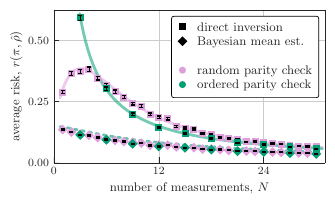

Source code (Python):
import numpy as np
import matplotlib as mpl
from mpmath import *
import matplotlib.pyplot as plt
import rsmf

# Plotting parameters
formatter = rsmf.setup(r"\documentclass[twocolumn, amssymb, nobibnotes, aps, pra, superscriptaddress, 10pt]{revtex4-2}")
mpl.rcParams["legend.edgecolor"]    = "black"
mpl.rcParams["legend.fancybox"]     = True
mpl.rcParams["legend.borderpad"]    = 0.5
mpl.rcParams["legend.handlelength"] = .75
mpl.rcParams["lines.linewidth"]     = 2
mpl.rcParams["lines.markersize"]    = 4
mpl.rcParams["text.usetex"]         = False
est = ['Bayesian mean estimation','direct inversion']
markers = ['D', 's']
c_est = ['#009E73', 'plum']

# Create figure
fig = formatter.figure(aspect_ratio=1/1.618, wide=False)
axs = fig.add_subplot(1, 1, 1)

# Import Data: select bayesian and direct inversion + Hilbert-Schmidt norm + Parity check meas.
data_name = "data_figure_2-3.npy"
n_sample = 1000 # dataset contains 4000 samples
HS = np.load(data_name)[[1, 5], 0, 0, :, :, :] #[estimator][nmeas][sample]
HS = HS[:, [1, 2]] #[estimator][nmeas][sample]
HS = HS[:, :, :, :n_sample] #[estimator][nmeas][sample]
n_meas = [np.arange(3, 31, 3, dtype= int), np.arange(1, 31, 1, dtype= int)]

# Plotting
for i in [0, 1]:
    for j in [0, 1]:
        temp = HS[j][i][:len(n_meas[i])]
        HS_std = np.std(1 - temp, axis=1) / np.sqrt(n_sample)
        axs.errorbar(n_meas[i], np.average(temp, axis=1), yerr= HS_std, c= c_est[i], lw=0, ls= "", marker= markers[j], alpha=1, zorder= 9-3*i)
        axs.errorbar(n_meas[i], np.average(temp, axis=1), yerr= HS_std, c= 'black', lw= 0.5, ls= "",  ms= 0, alpha=1, capsize= 1.5, zorder= 10-3*i)

axs.errorbar(10, 10, yerr= 0.02, c= 'black', lw=0, ls= "", marker= 's', alpha=1, label= "direct inversion")
axs.errorbar(10, 10, yerr= 0.02, c= 'black', lw=0, ls= "", marker= 'D', alpha=1, label= "Bayesian mean est.")
axs.errorbar(10, 10, yerr= 0.02, c= 'white', lw=0, ls= "", marker= 'D', alpha=1, label= " ")
axs.errorbar(10, 10, yerr= 0.02, c= c_est[1], lw=0, ls= "", marker= 'o', alpha=1, label= "random parity check")
axs.errorbar(10, 10, yerr= 0.02, c= c_est[0], lw=0, ls= "", marker= 'o', alpha=1, label= "ordered parity check")

# Analytical Solutions
th_sq = 2 / 5
def fun(N):
    return (2/3)**N * ((1 - th_sq)*(1/2 * N * hyp3f2(1, 1, 1 - N, 2, 2, -1/2) - 1) + 3/4)
x = np.linspace(0.7, 30.7, 1000)
y= [fun(N) for N in x]
axs.plot(x, y, c=c_est[1],  ls= '-', alpha= 0.6, zorder= 1)
axs.plot(x, y, c= 'white',  ls= '-', alpha= 0.1, zorder= 2)
x = np.linspace(2.95, 30.7, 1000)
axs.plot(x, 9/(5*x), c= c_est[0], ls= '-', alpha =0.6, zorder= 1)
axs.plot(x, 9/(5*x), c= 'white', ls= '-', alpha =0.1, zorder= 2)
x = np.linspace(0.7, 30.7, 1000)
axs.plot(x, (x+3)/(5*(x/3+2)**2), c= c_est[0], ls= ':', dash_capstyle= 'round', alpha =0.6, zorder= 1)
axs.plot(x, (x+3)/(5*(x/3+2)*2), c= 'white', ls= ':', dash_capstyle= 'round', alpha =0.1, zorder= 2)

# Axis
axs.set_xlim(0, 31)
axs.set_ylim(0, 0.625)
axs.set_xticks(np.arange(0, 31, 12, dtype= int))
axs.set_yticks([0, 0.25, 0.5])
legend = axs.legend(loc='upper right', labelspacing = 0.26)
legend.get_frame().set_linewidth(0.5)
axs.grid()
axs.set_axisbelow(True)
axs.set_xlabel(r'number of measurements, $N$')
axs.set_ylabel(r'average risk, $r(\pi, \hat{\rho})$')

# Output
fig.tight_layout()
plt.savefig("figure_3.pdf", format="pdf", bbox_inches='tight')